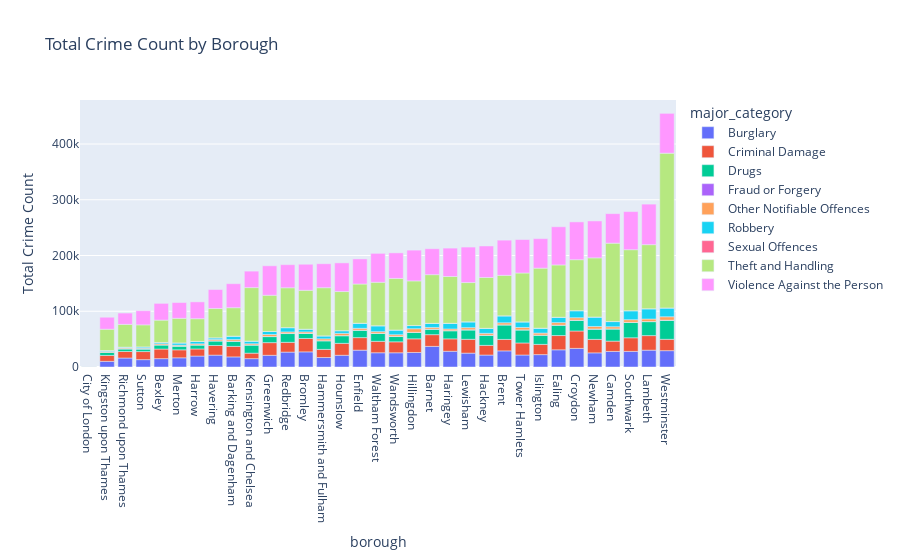

Here is the notebook cell this chart was saved with:
### Code cell
crBrMjrCoTb = crBrMjrCo.pivot_table(index='borough', columns='major_category', values='value', fill_value=0)
fig = px.bar(crBrMjrCoTb, x=crBrMjrCoTb.index, y=crBrMjrCoTb.columns, title='Total Crime Count by Borough',
             labels={'value': 'Total Crime Count'}, category_orders={"borough": crBrMjrCo["borough"].tolist()})
fig.update_xaxes(categoryorder='total ascending')
fig.show()

### Figure 1 — Plotly figure (JSON) as saved in the notebook; plotly's stock layout.template omitted (floating-point values rounded to 4 significant figures; data arrays with more than 128 entries replaced by an {"elided": "..."} marker saying what was removed)
{"data": [{"alignmentgroup": "True", "hovertemplate": "major_category=Burglary<br>borough=%{x}<br>Total Crime Count=%{y}<extra></extra>", "legendgroup": "Burglary", "marker": {"color": "#636efa", "pattern": {"shape": ""}}, "name": "Burglary", "offsetgroup": "Burglary", "orientation": "v", "showlegend": true, "textposition": "auto", "type": "bar", "x": ["Barking and Dagenham", "Barnet", "Bexley", "Brent", "Bromley", "Camden", "City of London", "Croydon", "Ealing", "Enfield", "Greenwich", "Hackney", "Hammersmith and Fulham", "Haringey", "Harrow", "Havering", "Hillingdon", "Hounslow", "Islington", "Kensington and Chelsea", "Kingston upon Thames", "Lambeth", "Lewisham", "Merton", "Newham", "Redbridge", "Richmond upon Thames", "Southwark", "Sutton", "Tower Hamlets", "Waltham Forest", "Wandsworth", "Westminster"], "xaxis": "x", "y": [18103, 36981, 14973, 28923, 27135, 27939, 15, 33376, 30831, 30213, 20966, 21450, 17010, 28213, 19630, 21302, 26056, 21026, 22207, 14980, 10131, 30199, 24871, 16485, 25356, 26735, 16097, 27980, 13207, 21510, 25565, 25533, 29295], "yaxis": "y"}, {"alignmentgroup": "True", "hovertemplate": "major_category=Criminal Damage<br>borough=%{x}<br>Total Crime Count=%{y}<extra></extra>", "legendgroup": "Criminal Damage", "marker": {"color": "#EF553B", "pattern": {"shape": ""}}, "name": "Criminal Damage", "offsetgroup": "Criminal Damage", "orientation": "v", "showlegend": true, "textposition": "auto", "type": "bar", "x": ["Barking and Dagenham", "Barnet", "Bexley", "Brent", "Bromley", "Camden", "City of London", "Croydon", "Ealing", "Enfield", "Greenwich", "Hackney", "Hammersmith and Fulham", "Haringey", "Harrow", "Havering", "Hillingdon", "Hounslow", "Islington", "Kensington and Chelsea", "Kingston upon Thames", "Lambeth", "Lewisham", "Merton", "Newham", "Redbridge", "Richmond upon Thames", "Southwark", "Sutton", "Tower Hamlets", "Waltham Forest", "Wandsworth", "Westminster"], "xaxis": "x", "y": [18888, 21024, 17244, 20569, 24039, 18482, 16, 31218, 25613, 22487, 22755, 17327, 14595, 22272, 12724, 17252, 24485, 21407, 18354, 9839, 10610, 26136, 24810, 14339, 24177, 17543, 11722, 24450, 14474, 21593, 20459, 19630, 20405], "yaxis": "y"}, {"alignmentgroup": "True", "hovertemplate": "major_category=Drugs<br>borough=%{x}<br>Total Crime Count=%{y}<extra></extra>", "legendgroup": "Drugs", "marker": {"color": "#00cc96", "pattern": {"shape": ""}}, "name": "Drugs", "offsetgroup": "Drugs", "orientation": "v", "showlegend": true, "textposition": "auto", "type": "bar", "x": ["Barking and Dagenham", "Barnet", "Bexley", "Brent", "Bromley", "Camden", "City of London", "Croydon", "Ealing", "Enfield", "Greenwich", "Hackney", "Hammersmith and Fulham", "Haringey", "Harrow", "Havering", "Hillingdon", "Hounslow", "Islington", "Kensington and Chelsea", "Kingston upon Thames", "Lambeth", "Lewisham", "Merton", "Newham", "Redbridge", "Richmond upon Thames", "Southwark", "Sutton", "Tower Hamlets", "Waltham Forest", "Wandsworth", "Westminster"], "xaxis": "x", "y": [9188, 9796, 7346, 25978, 8942, 21816, 33, 19162, 18591, 13251, 10836, 18144, 15492, 14563, 7122, 8171, 11413, 13722, 16553, 14573, 5682, 25083, 16825, 6651, 18389, 15736, 4707, 27381, 4586, 23408, 14101, 9493, 34031], "yaxis": "y"}, {"alignmentgroup": "True", "hovertemplate": "major_category=Fraud or Forgery<br>borough=%{x}<br>Total Crime Count=%{y}<extra></extra>", "legendgroup": "Fraud or Forgery", "marker": {"color": "#ab63fa", "pattern": {"shape": ""}}, "name": "Fraud or Forgery", "offsetgroup": "Fraud or Forgery", "orientation": "v", "showlegend": true, "textposition": "auto", "type": "bar", "x": ["Barking and Dagenham", "Barnet", "Bexley", "Brent", "Bromley", "Camden", "City of London", "Croydon", "Ealing", "Enfield", "Greenwich", "Hackney", "Hammersmith and Fulham", "Haringey", "Harrow", "Havering", "Hillingdon", "Hounslow", "Islington", "Kensington and Chelsea", "Kingston upon Thames", "Lambeth", "Lewisham", "Merton", "Newham", "Redbridge", "Richmond upon Thames", "Southwark", "Sutton", "Tower Hamlets", "Waltham Forest", "Wandsworth", "Westminster"], "xaxis": "x", "y": [205, 175, 106, 157, 196, 123, 0, 270, 175, 132, 107, 143, 91, 207, 92, 179, 223, 183, 85, 85, 65, 137, 262, 111, 323, 284, 37, 321, 57, 124, 236, 161, 273], "yaxis": "y"}, {"alignmentgroup": "True", "hovertemplate": "major_category=Other Notifiable Offences<br>borough=%{x}<br>Total Crime Count=%{y}<extra></extra>", "legendgroup": "Other Notifiable Offences", "marker": {"color": "#FFA15A", "pattern": {"shape": ""}}, "name": "Other Notifiable Offences", "offsetgroup": "Other Notifiable Offences", "orientation": "v", "showlegend": true, "textposition": "auto", "type": "bar", "x": ["Barking and Dagenham", "Barnet", "Bexley", "Brent", "Bromley", "Camden", "City of London", "Croydon", "Ealing", "Enfield", "Greenwich", "Hackney", "Hammersmith and Fulham", "Haringey", "Harrow", "Havering", "Hillingdon", "Hounslow", "Islington", "Kensington and Chelsea", "Kingston upon Thames", "Lambeth", "Lewisham", "Merton", "Newham", "Redbridge", "Richmond upon Thames", "Southwark", "Sutton", "Tower Hamlets", "Waltham Forest", "Wandsworth", "Westminster"], "xaxis": "x", "y": [2819, 2953, 1999, 3711, 2637, 3857, 17, 4340, 4406, 3293, 3598, 3332, 3352, 2971, 1998, 2358, 6504, 3963, 3675, 2203, 1332, 4520, 3809, 1571, 4456, 2619, 1420, 4696, 1393, 4268, 3040, 3091, 6148], "yaxis": "y"}, {"alignmentgroup": "True", "hovertemplate": "major_category=Robbery<br>borough=%{x}<br>Total Crime Count=%{y}<extra></extra>", "legendgroup": "Robbery", "marker": {"color": "#19d3f3", "pattern": {"shape": ""}}, "name": "Robbery", "offsetgroup": "Robbery", "orientation": "v", "showlegend": true, "textposition": "auto", "type": "bar", "x": ["Barking and Dagenham", "Barnet", "Bexley", "Brent", "Bromley", "Camden", "City of London", "Croydon", "Ealing", "Enfield", "Greenwich", "Hackney", "Hammersmith and Fulham", "Haringey", "Harrow", "Havering", "Hillingdon", "Hounslow", "Islington", "Kensington and Chelsea", "Kingston upon Thames", "Lambeth", "Lewisham", "Merton", "Newham", "Redbridge", "Richmond upon Thames", "Southwark", "Sutton", "Tower Hamlets", "Waltham Forest", "Wandsworth", "Westminster"], "xaxis": "x", "y": [6105, 7374, 2338, 12473, 4868, 9286, 24, 12645, 9568, 9059, 5430, 8975, 5279, 10084, 4242, 3089, 5663, 4847, 8736, 4744, 1702, 18408, 10455, 4021, 16913, 7688, 1590, 16153, 2308, 10050, 10606, 8398, 15752], "yaxis": "y"}, {"alignmentgroup": "True", "hovertemplate": "major_category=Sexual Offences<br>borough=%{x}<br>Total Crime Count=%{y}<extra></extra>", "legendgroup": "Sexual Offences", "marker": {"color": "#FF6692", "pattern": {"shape": ""}}, "name": "Sexual Offences", "offsetgroup": "Sexual Offences", "orientation": "v", "showlegend": true, "textposition": "auto", "type": "bar", "x": ["Barking and Dagenham", "Barnet", "Bexley", "Brent", "Bromley", "Camden", "City of London", "Croydon", "Ealing", "Enfield", "Greenwich", "Hackney", "Hammersmith and Fulham", "Haringey", "Harrow", "Havering", "Hillingdon", "Hounslow", "Islington", "Kensington and Chelsea", "Kingston upon Thames", "Lambeth", "Lewisham", "Merton", "Newham", "Redbridge", "Richmond upon Thames", "Southwark", "Sutton", "Tower Hamlets", "Waltham Forest", "Wandsworth", "Westminster"], "xaxis": "x", "y": [49, 38, 22, 39, 31, 36, 0, 55, 52, 38, 56, 46, 45, 40, 27, 19, 44, 40, 40, 24, 18, 70, 71, 26, 43, 31, 26, 40, 20, 47, 34, 47, 59], "yaxis": "y"}, {"alignmentgroup": "True", "hovertemplate": "major_category=Theft and Handling<br>borough=%{x}<br>Total Crime Count=%{y}<extra></extra>", "legendgroup": "Theft and Handling", "marker": {"color": "#B6E880", "pattern": {"shape": ""}}, "name": "Theft and Handling", "offsetgroup": "Theft and Handling", "orientation": "v", "showlegend": true, "textposition": "auto", "type": "bar", "x": ["Barking and Dagenham", "Barnet", "Bexley", "Brent", "Bromley", "Camden", "City of London", "Croydon", "Ealing", "Enfield", "Greenwich", "Hackney", "Hammersmith and Fulham", "Haringey", "Harrow", "Havering", "Hillingdon", "Hounslow", "Islington", "Kensington and Chelsea", "Kingston upon Thames", "Lambeth", "Lewisham", "Merton", "Newham", "Redbridge", "Richmond upon Thames", "Southwark", "Sutton", "Tower Hamlets", "Waltham Forest", "Wandsworth", "Westminster"], "xaxis": "x", "y": [50999, 87285, 40071, 72523, 69742, 140596, 561, 91437, 93834, 70371, 64923, 91118, 86381, 83979, 40800, 52609, 80028, 70180, 107661, 95963, 38226, 114899, 70382, 44128, 106146, 71496, 40858, 109432, 39533, 87620, 77940, 92523, 277617], "yaxis": "y"}, {"alignmentgroup": "True", "hovertemplate": "major_category=Violence Against the Person<br>borough=%{x}<br>Total Crime Count=%{y}<extra></extra>", "legendgroup": "Violence Against the Person", "marker": {"color": "#FF97FF", "pattern": {"shape": ""}}, "name": "Violence Against the Person", "offsetgroup": "Violence Against the Person", "orientation": "v", "showlegend": true, "textposition": "auto", "type": "bar", "x": ["Barking and Dagenham", "Barnet", "Bexley", "Brent", "Bromley", "Camden", "City of London", "Croydon", "Ealing", "Enfield", "Greenwich", "Hackney", "Hammersmith and Fulham", "Haringey", "Harrow", "Havering", "Hillingdon", "Hounslow", "Islington", "Kensington and Chelsea", "Kingston upon Thames", "Lambeth", "Lewisham", "Merton", "Newham", "Redbridge", "Richmond upon Thames", "Southwark", "Sutton", "Tower Hamlets", "Waltham Forest", "Wandsworth", "Westminster"], "xaxis": "x", "y": [43091, 46565, 30037, 63178, 46759, 53012, 114, 67791, 68492, 45036, 52897, 56584, 43014, 50943, 30213, 33968, 55264, 51404, 52975, 29570, 21540, 72726, 63652, 28322, 66221, 41430, 20314, 68356, 25409, 59993, 51898, 45865, 71448], "yaxis": "y"}], "layout": {"barmode": "relative", "legend": {"title": {"text": "major_category"}, "tracegroupgap": 0}, "title": {"text": "Total Crime Count by Borough"}, "xaxis": {"anchor": "y", "categoryarray": {"elided": "295 str values"}, "categoryorder": "total ascending", "domain": [0, 1], "title": {"text": "borough"}}, "yaxis": {"anchor": "x", "domain": [0, 1], "title": {"text": "Total Crime Count"}}}}
